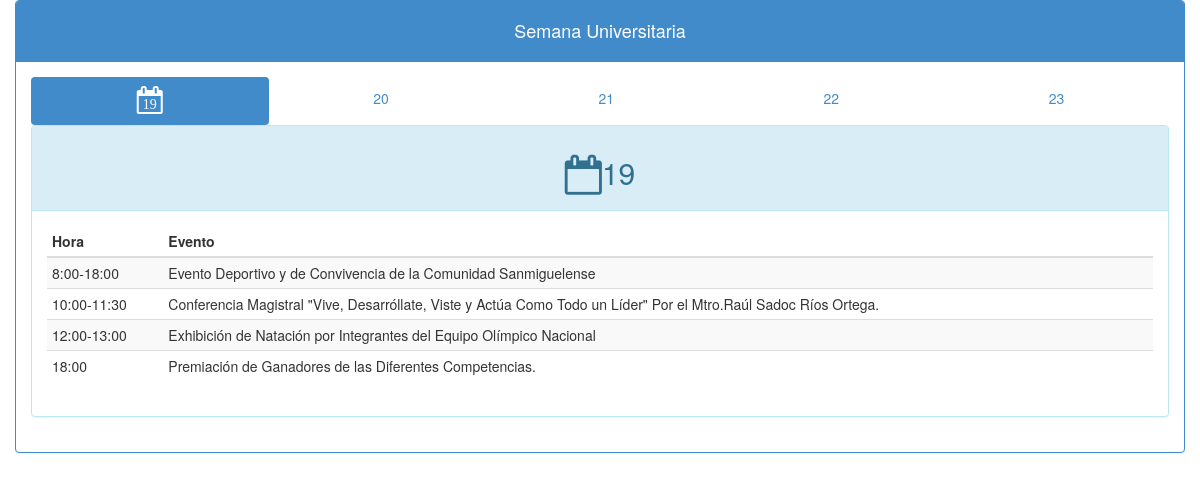
/dist/index.php?day=22, run on the app's committed database.
### tables this page shows
CREATE TABLE IF NOT EXISTS `programa` (
  `id` int(4) NOT NULL AUTO_INCREMENT,
  `fecha` date NOT NULL,
  `hora` varchar(32) NOT NULL,
  `evento` varchar(128) NOT NULL,
  `ponente` varchar(64) NOT NULL,
  `lugar` varchar(32) NOT NULL,
  `imagen` varchar(32) NOT NULL,
  PRIMARY KEY (`id`)
);

### dist/php/class.php (called while the page is built, shortened)
<?php
class connection
{
	var $host='localhost';
	var $userName='root';
	var $password='';
	protected $database='semanauniversitaria';
	protected $connection='';
	function serverConnection(){
		$this->connection = mysql_connect($this->host,$this->userName,$this->password);
		return $this->connection;
	}
	function databaseConnection(){
		$db=mysql_select_db($this->database,$this->connection);
	}
}
class event{
	function query($query){
		$connection=new connection;
		return mysql_query($query);
	}
}
?>

### dist/index.php (the view, shortened to what this page needs)
<?php
include "/php/class.php";
$evento=new event;
$day=$_GET['day'];
$consulta=$evento->query('select hora,evento,ponente from programa where fecha="2014-05-'.$day.'" order by id asc');
?>
<!DOCTYPE html>
<html lang="">
  <head>
    <link href="css/app.min.css" rel="stylesheet" media="screen">
  </head>
  <body>
    <div class="container">
      <div class="row">
      <div class="panel panel-primary">
        <div class="panel-heading"><h4 class="text-center">Semana Universitaria</h4></div>
        <div class="panel-body" id="<?php echo $day; ?>">
        <ul class="nav nav-justified nav-pills">
          <li class="active"><a href="#">
            <span class="fa-stack">
              <i class="fa fa-calendar-o fa-stack-2x"></i>
              <span class="fa fa-stack-1x">19</span>
            </span>
          </a></li>
          <li><a href="index.php?day=20">20</a></li>
          <li><a href="index.php?day=21">21</a></li>
          <li><a href="index.php?day=22">22</a></li>
          <li><a href="index.php?day=23">23</a></li>
        </ul>
        <div class="panel panel-info">
          <div class="panel-heading"><h2 class="text-center"><i class="fa fa-calendar-o fa-lg"></i>19</h2></div>
          <div class="panel-body">
            <table class="table table-condensed table-striped">
              <thead>
                <tr>
                  <th>Hora</th>
                  <th>Evento</th>
                </tr>
              </thead>
              <tbody>
                <?php
                while($fila=mysql_fetch_array($consulta)){
                  echo '<tr><td>'.$fila['hora'].'</td>';
                  echo '<td>'.$fila['evento']. ' '. $fila['ponente'] .'</td></tr>';
                }
                ?>
              </tbody>
            </table>
          </div>
        </div>
      </div>
      </div>
    </div>
    </div>
  </body>
</html>

### data on the page
programa: hora "8:00-18:00", evento "Evento Deportivo y de Convivencia de la Comunidad Sanmiguelense"
programa: hora "10:00-11:30", evento "Conferencia Magistral \"Vive, Desarróllate, Viste y Actúa Como Todo un Líder\"", ponente "Por el Mtro.Raúl Sadoc Ríos Ortega."
programa: hora "12:00-13:00", evento "Exhibición de Natación por Integrantes del Equipo Olímpico Nacional"
programa: hora "18:00", evento "Premiación de Ganadores de las Diferentes Competencias."
